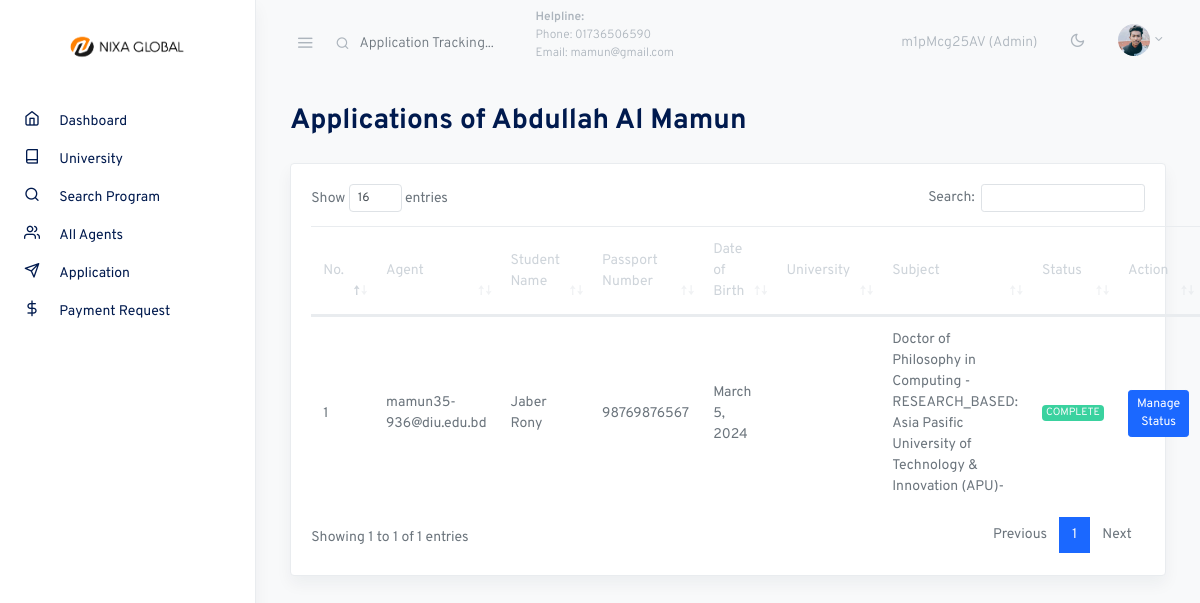
The app's page /agent_applications/14 (signed in), older data.
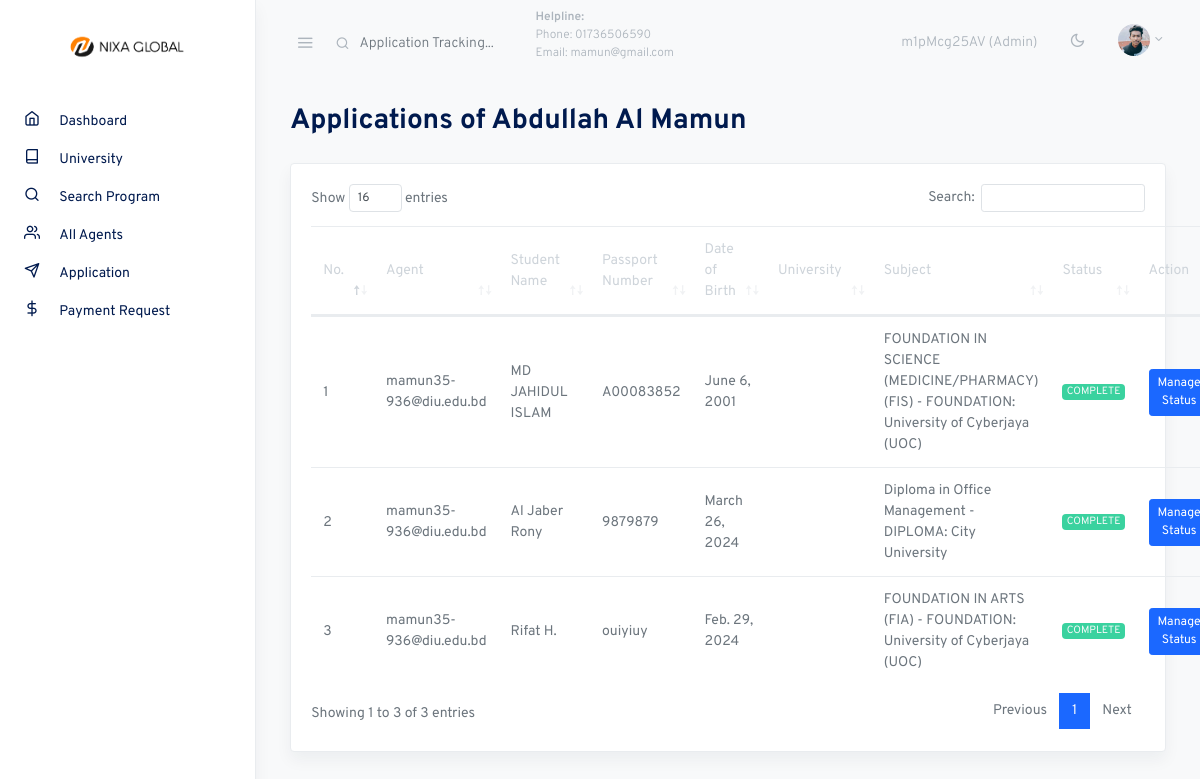
The same page, newer data.
### account/models.py (models this page shows, shortened)
class CustomUser(AbstractUser):
    user_type = models.CharField(max_length=20, choices=UserType.choices, default=UserType.AGENT)
    account_type = models.CharField(max_length=20, choices=AccountType.choices, default=AccountType.INDIVIDUAL)
    email = models.EmailField(unique=True)
    phone_number = models.CharField(max_length=20)
    address = models.CharField(max_length=200)
    country = models.CharField(max_length=100)
    city = models.CharField(max_length=100)
    post_code = models.CharField(max_length=20)
    referral_code = models.CharField(max_length=20, unique=True, blank=True, null=True)
    referred_by = models.ForeignKey('self', on_delete=models.SET_NULL, null=True, blank=True)
    is_verified = models.BooleanField(default=False)
    email_verification_token = models.CharField(max_length=100, blank=True, null=True)
    email_verification_sent_at = models.DateTimeField(null=True, blank=True)
    identification_document = models.ForeignKey('IdentificationDocument', on_delete=models.SET_NULL, null=True, blank=True)
    avatar = models.ImageField(upload_to='avatars/', blank=True)
    company_name = models.CharField(max_length=200, null=True, blank=True)
    profession = models.CharField(max_length=100, null=True, blank=True)
    balance =models.DecimalField(max_digits=10, decimal_places=2, default=0.00)
    reffer_commission =models.DecimalField(max_digits=10, decimal_places=2, default=0.00)
    @property
    def is_admin(self):
        return self.user_type == UserType.ADMIN
    class Meta:
        verbose_name = "User"
        verbose_name_plural = "     Users"

### core/models.py (models this page shows, shortened)
class Applicant(models.Model):
    user = models.ForeignKey(User, on_delete=models.CASCADE)
    first_name = models.CharField(max_length=50)
    last_name = models.CharField(max_length=50)
    passport_number = models.CharField(max_length=20)
    intake = models.CharField(max_length=50, null=True, blank=True)
    dob = models.DateField()
    subject = models.ForeignKey(Subject, on_delete=models.SET_NULL, null=True)
    application_id = models.CharField(max_length=10, unique=True)
    STATUS_CHOICES = [
        ('PENDING', 'Pending'),
        ('PROCESSING', 'Processing'),
        ('COMPLETE', 'Complete'),
        ('REJECT', 'Reject'),
    ]
    status = models.CharField(max_length=10, choices=STATUS_CHOICES, default='PENDING')
    isPaymentClaim = models.BooleanField(default=False)
    class Meta:
        verbose_name = "Applicant"
        verbose_name_plural = "      Applicant"

class Subject(models.Model):
    PROGRAM_CHOICES = [
        ('FOUNDATION', 'Foundation'),
        ('DIPLOMA', 'Diploma'),
        ('BACHELOR', 'Bachelor'),
        ('MASTER', 'Master'),
        ('PHD', 'PhD'),
        ("RESEARCH_BASED", 'Research Based')
    ]
    name = models.CharField(max_length=255)
    program_type = models.CharField(max_length=50, choices=PROGRAM_CHOICES)
    university = models.ForeignKey(University, on_delete=models.CASCADE)
    pdf = models.FileField(upload_to='subject_pdfs/', validators=[FileExtensionValidator(['pdf'])], blank=True, null=True)
    class Meta:
        verbose_name = "Subject"
        verbose_name_plural = "  Subject"
    def __str__(self):
        return f"{self.name} - {self.program_type}: {self.university}"

class University(models.Model):
    name = models.CharField(max_length=255)
    class Meta:
        verbose_name = "University"
        verbose_name_plural = "      University"
    def __str__(self):
        return self.name

### core/views.py (the view)
# urls.py: path('agent_applications/<int:pk>', views.agent_applications, name="agent_applications"),
@login_required
@admin_required
def agent_applications(request, pk):
    user = User.objects.get(id=pk)
    applications = Applicant.objects.filter(user=user)
    return render(request, 'portal/agent_applications.html', {'applications':applications, 'user':user})

### templates/portal/agent_applications.html (shortened to what this page needs)
{% extends 'portal/assets/base.html' %}
{% block content %}
<div class="container-fluid">
    <div class="row justify-content-center">
      <div class="col-12">
        <h2 class="mb-2 page-title">Applications of {{user.first_name}} {{user.last_name}}</h2>
        <div class="row my-4">
          <div class="col-md-12">
            <div class="card shadow">
              <div class="card-body">
                <table class="table datatables" id="dataTable-1">
                  <thead>
                    <tr>
                      <th>No.</th>
                      <th>Agent</th>
                      <th>Student Name</th>
                      <th>Passport Number</th>
                      <th>Date of Birth</th>
                      <th>University</th>
                      <th>Subject</th>
                      <th>Status</th>
                      <th>Action</th>
                    </tr>
                  </thead>
                  <tbody>
                    {% for application in applications %}
                    <tr>
                      <td>{{forloop.counter}}</td>
                      <td>{{application.user}}</td>
                      <td>{{application.first_name}} {{application.last_name}}</td>
                      <td>{{application.passport_number}}</td>
                      <td>{{application.dob}}</td>
                      <td>{{application.university}}</td>
                      <td>{{application.subject}}</td>
                      <td>
                        {% if application.status == 'PENDING' %}
                            <span class="badge badge-warning text-light">{{ application.status }}</span>
                        {% elif application.status == 'PROCESSING' %}
                            <span class="badge badge-primary text-light">{{ application.status }}</span>
                        {% elif application.status == 'COMPLETE' %}
                            <span class="badge badge-success text-light">{{ application.status }}</span>
                        {% elif application.status == 'REJECT' %}
                            <span class="badge badge-danger text-light">{{ application.status }}</span>
                        {% endif %}
                      </td>
                      <td>
                        <a href="{% url 'core:admin_manage_status' application.id %}">
                            <button class="btn btn-primary btn-sm">Manage Status</button>
                        </a>
                      </td>
                    </tr>
                    {% endfor %}
                  </tbody>
                </table>
              </div>
            </div>
          </div>
        </div>
      </div>
    </div>
  </div>
{% endblock %}

### templates/portal/assets/base.html (shortened to what this page needs)
{% load static %}
<!doctype html>
<html lang="en">
  <head>
    <link rel="stylesheet" href="{% static 'assets/portal/css/simplebar.css' %}">
    <link rel="stylesheet" href="{% static 'assets/portal/css/feather.css' %}">
    <link rel="stylesheet" href="{% static 'assets/portal/css/select2.css' %}">
    <link rel="stylesheet" href="{% static 'assets/portal/css/dropzone.css' %}">
    <link rel="stylesheet" href="{% static 'assets/portal/css/uppy.min.css' %}">
    <link rel="stylesheet" href="{% static 'assets/portal/css/jquery.steps.css' %}">
    <link rel="stylesheet" href="{% static 'assets/portal/css/jquery.timepicker.css' %}">
    <link rel="stylesheet" href="{% static 'assets/portal/css/quill.snow.css' %}">
    <link rel="stylesheet" href="{% static 'assets/portal/css/daterangepicker.css' %}">
    <link rel="stylesheet" href="{% static 'assets/portal/css/dataTables.bootstrap4.css' %}">
    <link rel="stylesheet" href="{% static 'assets/portal/css/app-light.css' %}" id="lightTheme">
    <link rel="stylesheet" href="{% static 'assets/portal/css/app-dark.css' %}" id="darkTheme" disabled>
  </head>
  <body class="vertical  light  ">
    <div class="wrapper">
      {% include 'portal/assets/navbar.html' %}
      {% include 'portal/assets/sidebar.html' %}
      <main role="main" class="main-content">
      {% block content %}{% endblock %}
      </main>
    </div>
  </body>
</html>

### templates/portal/assets/navbar.html (shortened to what this page needs)
{% load static %}
<nav class="topnav navbar navbar-light">
    <button type="button" class="navbar-toggler text-muted mt-2 p-0 mr-3 collapseSidebar">
      <i class="fe fe-menu navbar-toggler-icon"></i>
    </button>
    <form class="form-inline mr-auto searchform text-muted" method="POST" action="{% url 'core:search_application' %}">
      <input class="form-control mr-sm-2 bg-transparent border-0 pl-4 text-muted" name="search_application" type="search" placeholder="Application Tracking..." aria-label="Search">
      <div style="font-size: 12px;">
        <p><span class="font-weight-bold">Helpline:</span> <br> <span>Phone: 01736506590</span> <br> <span>Email: mamun@gmail.com</span></p>
      </div>
    </form>
    <ul class="nav">
      <li class="nav-item nav-notif">
        <a class="nav-link text-muted my-2">
          {{request.user.referral_code}} ({{request.user.user_type}})
        </a>
      </li>
      <li class="nav-item">
        <a class="nav-link text-muted my-2" href="#" id="modeSwitcher" data-mode="light">
          <i class="fe fe-sun fe-16"></i>
        </a>
      </li>
      <li class="nav-item dropdown">
        <a class="nav-link dropdown-toggle text-muted pr-0" href="#" id="navbarDropdownMenuLink" role="button" data-toggle="dropdown" aria-haspopup="true" aria-expanded="false">
          <span class="avatar avatar-sm mt-2">
            {% if user.avatar %}
                <img src="{{ user.avatar.url }}" alt="..." class="avatar-img rounded-circle">
            {% else %}
                <img src="{% static 'assets/portal/./assets/avatars/face-1.jpg' %}" alt="..." class="avatar-img rounded-circle">
            {% endif %}
          </span>
        </a>
      </li>
    </ul>
  </nav>

### templates/portal/assets/sidebar.html (shortened to what this page needs)
{% load static %}
<aside class="sidebar-left border-right bg-white shadow" id="leftSidebar" data-simplebar>
    <nav class="vertnav navbar navbar-light">
        <div class="w-100 mb-4 d-flex">
            <a class="navbar-brand mx-auto mt-2 flex-fill text-center" href="{% url 'core:dashboard' %}">
                <img src="{% static 'images/logo1.png' %}" style="width: 150px;" alt="" srcset="">
            </a>
        </div>
        <ul class="navbar-nav flex-fill w-100 mb-2">
            {% url 'core:dashboard' as dashboard_url %}
            <li class="nav-item {% if request.path == dashboard_url %}bg-light{% endif %}">
                <a href="{% url 'core:dashboard' %}" class="nav-link">
                    <i class="fe fe-home fe-16 {% if request.path == dashboard_url %}text-primary{% endif %}"></i>
                    <span class="ml-3 item-text {% if request.path == dashboard_url %}text-primary{% endif %}">Dashboard</span><span class="sr-only">(current)</span>
                </a>
            </li>
            {% url 'core:university' as university_url %}
            <li class="nav-item {% if request.path == university_url %}bg-light{% endif %}">
                <a href="{% url 'core:university' %}" class="nav-link">
                    <i class="fe fe-book fe-16 {% if request.path == university_url %}text-primary{% endif %}"></i>
                    <span class="ml-3 item-text {% if request.path == university_url %}text-primary{% endif %}">University</span><span class="sr-only">(current)</span>
                </a>
            </li>
            {% url 'core:search_program' as search_program_url %}
            <li class="nav-item {% if request.path == search_program_url %}bg-light{% endif %}">
                <a href="{% url 'core:search_program' %}" class="nav-link">
                    <i class="fe fe-search fe-16 {% if request.path == search_program_url %}text-primary{% endif %}"></i>
                    <span class="ml-3 item-text {% if request.path == search_program_url %}text-primary{% endif %}">Search Program</span><span class="sr-only">(current)</span>
                </a>
            </li>
            {% if request.user.user_type == 'Admin' %}
            {% url 'core:all_agent' as all_agent_url %}
            <li class="nav-item {% if request.path == all_agent_url %}bg-light{% endif %}">
                <a href="{% url 'core:all_agent' %}" class="nav-link">
                    <i class="fe fe-users fe-16 {% if request.path == all_agent_url %}text-primary{% endif %}"></i>
                    <span class="ml-3 item-text {% if request.path == all_agent_url %}text-primary{% endif %}">All Agents</span><span class="sr-only">(current)</span>
                </a>
            </li>
            {% url 'core:admin_application' as admin_application %}
            <li class="nav-item dropdown {% if request.path == admin_application %}bg-light{% endif %}">
                <a href="{% url 'core:admin_application' %}" class="nav-link">
                    <i class="fe fe-send fe-16 {% if request.path == admin_application %}text-primary{% endif %}"></i>
                    <span class="ml-3 item-text {% if request.path == admin_application %}text-primary{% endif %}">Application</span><span class="sr-only">(current)</span>
                </a>
            </li>
            {% endif %}
            {% url 'core:payment_request' as payment_request %}
            <li class="nav-item dropdown {% if request.path == payment_request %}bg-light{% endif %}">
                <a href="{% url 'core:payment_request' %}" class="nav-link">
                    <i class="fe  fe-dollar-sign fe-16 {% if request.path == payment_request %}text-primary{% endif %}"></i>
                    <span class="ml-3 item-text {% if request.path == payment_request %}text-primary{% endif %}">Payment Request</span><span class="sr-only">(current)</span>
                </a>
            </li>
        </ul>
    </nav>
</aside>

### static/assets/portal/css/simplebar.css (style rules this page uses)
[data-simplebar] { position: relative; flex-direction: column; flex-wrap: wrap; justify-content: flex-start; align-content: flex-start; align-items: flex-start; }

### static/assets/portal/css/feather.css (style rules this page uses)
.fe { font-family: "feather" !important; speak: none; font-style: normal; font-weight: normal; font-variant: normal; text-transform: none; line-height: 1; -webkit-font-smoothing: antialiased; -moz-osx-font-smoothing: grayscale; }
.fe-16 { font-size: 16px; }
.fe-book:before { content: ""; }
.fe-dollar-sign:before { content: ""; }
.fe-home:before { content: ""; }
.fe-menu:before { content: ""; }
.fe-search:before { content: ""; }
.fe-send:before { content: ""; }
.fe-sun:before { content: ""; }
.fe-users:before { content: ""; }

Row changes from the older to the newer data that the page shows:
removed Applicant: user "mamun35-936@diu.edu.bd", first_name "Jaber", last_name "Rony", passport_number "98769876567", dob "March 5, 2024", subject "Doctor of Philosophy in Computing - RESEARCH_BASED: Asia Pasific University of Technology & Innovation (APU)-", status "COMPLETE"
added Applicant: user "mamun35-936@diu.edu.bd", first_name "MD JAHIDUL", last_name "ISLAM", passport_number "A00083852", dob "June 6, 2001", subject "FOUNDATION IN SCIENCE (MEDICINE/PHARMACY) (FIS) - FOUNDATION: University of Cyberjaya (UOC)", status "COMPLETE"
added Applicant: user "mamun35-936@diu.edu.bd", first_name "Al Jaber", last_name "Rony", passport_number "9879879", dob "March 26, 2024", subject "Diploma in Office Management - DIPLOMA: City University", status "COMPLETE"
added Applicant: user "mamun35-936@diu.edu.bd", first_name "Rifat", last_name "H.", passport_number "ouiyiuy", dob "Feb. 29, 2024", subject "FOUNDATION IN ARTS (FIA) - FOUNDATION: University of Cyberjaya (UOC)", status "COMPLETE"
Text that changed along with them:
text written by a page script: "Show entries Search: Showing 1 to 1 of 1 entries Previous 1 Next" → "Show entries Search: Showing 1 to 3 of 3 entries Previous 1 Next"
